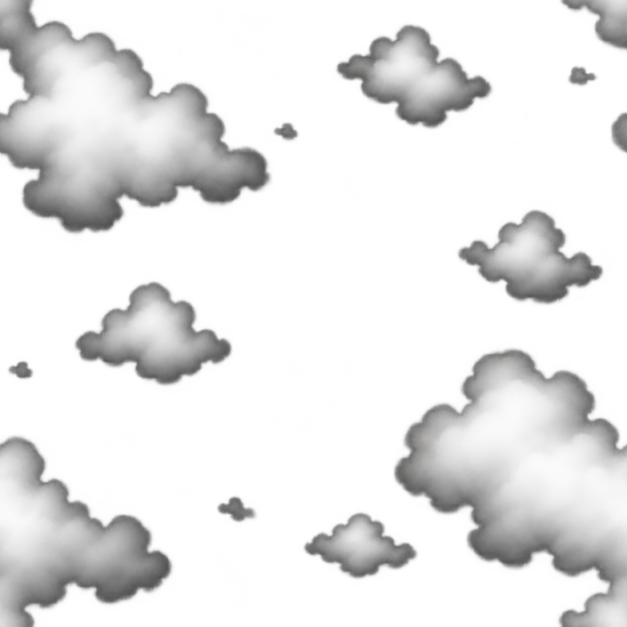
#> input picture Tools/CloudMaskSources/fair-cumulus-generated.png, 1254 x 1254 px (shown at 1/2 size)
$ python GeneratePackedCloudMask.py
#> lines starting #> are read from the running program, lines starting #| are printed output that depends on the picture; after the words box and inside, x2 and y2 are one past the last pixel; in counts of white or black regions, pixels touching at a corner belong together
"""Build the linear RGBA sky mask from art-directed source images.

R fair/cumulus, G overcast/stratus, B sparse cirrus, A broad variation.
Offline authoring only; the game never generates cloud textures at runtime.
"""
from pathlib import Path
import json
import numpy as np
from PIL import Image, ImageEnhance, ImageFilter, ImageOps

ROOT = Path(__file__).resolve().parents[1]
SOURCES = ROOT / "Tools/CloudMaskSources"
OUTPUT = ROOT / "Assets/Art/Sky/Clouds/CloudMasksPacked.png"


def authored_channel(name: str, black: int, white: int) -> Image.Image:
#> called with name = 'fair-cumulus-generated.png', black = 12, white = 215
    source = Image.open(SOURCES / name).convert("L")
    # Source generators may return 1254px. Work from a square crop, then downsample.
    side = min(source.size)
#> side = 1254
    source = source.crop(((source.width-side)//2, (source.height-side)//2,
                          (source.width+side)//2, (source.height+side)//2))
    source = source.resize((1024, 1024), Image.Resampling.LANCZOS)
#> source: PIL image 1024x1024 L
    values = np.asarray(source, dtype=np.float32)
    values = np.clip((values-black) * (255.0/max(1, white-black)), 0, 255).astype(np.uint8)
    # Shift the original border to the middle, where a narrow local repair can hide it.
    # Unlike mirrored quadrants this preserves the authored asymmetric composition.
    shifted = np.roll(values, (512, 512), axis=(0, 1))
    blurred = np.asarray(Image.fromarray(shifted, "L").filter(ImageFilter.GaussianBlur(18)), dtype=np.float32)
    coordinates = np.arange(1024, dtype=np.float32)
    distance_x = np.abs(coordinates - 512)
    distance_y = np.abs(coordinates - 512)
    seam_x = np.clip(1-distance_x/52, 0, 1)[None, :]
    seam_y = np.clip(1-distance_y/52, 0, 1)[:, None]
    seam = np.maximum(seam_x, seam_y)
    seam = seam * seam * (3-2*seam)
    periodic = shifted.astype(np.float32) * (1-seam) + blurred * seam
    periodic = np.clip(periodic, 0, 255).astype(np.uint8)
    # Exact equal boundaries avoid bilinear/mipmap seams at Repeat wrap.
    edge = ((periodic[:, 0].astype(np.uint16)+periodic[:, -1].astype(np.uint16))//2).astype(np.uint8)
#> edge = 1024 values, max 106 at index 376, min 0 at index 0, mean 3.42
    periodic[:, 0] = edge; periodic[:, -1] = edge
#> after `periodic[:, 0] = edge`:
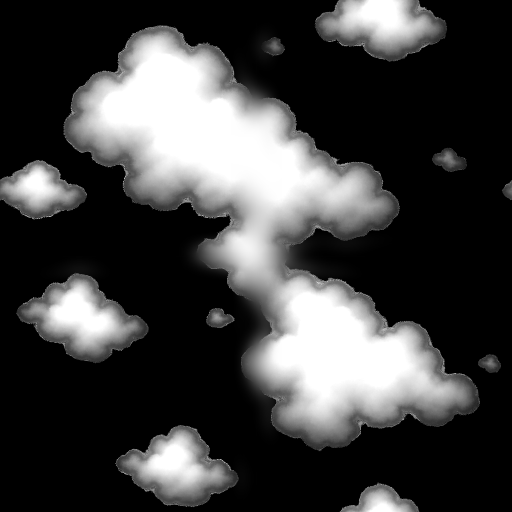
#> periodic: shape (1024, 1024) (shown at 1/2 size); min 0, max 255, mean 64.6
#> after `periodic[:, -1] = edge`: periodic: shape (1024, 1024); under 0.01% of pixels changed, all inside (x1, y1, x2, y2) = (1023, 359, 1024, 401)
    edge = ((periodic[0].astype(np.uint16)+periodic[-1].astype(np.uint16))//2).astype(np.uint8)
#> edge = 1024 values, max 255 at index 740, min 0 at index 0, mean 29.86
    periodic[0] = edge; periodic[-1] = edge
#> after `periodic[0] = edge`: periodic: shape (1024, 1024); min 0, max 255, mean 64.6
#> after `periodic[-1] = edge`: periodic: shape (1024, 1024); min 0, max 255, mean 64.6
    return Image.fromarray(periodic, "L")


fair = authored_channel("fair-cumulus-generated.png", 12, 215)
overcast = authored_channel("overcast-stratus-generated.png", 24, 210)
#> call 2 of authored_channel, with name = 'overcast-stratus-generated.png', black = 24, white = 210
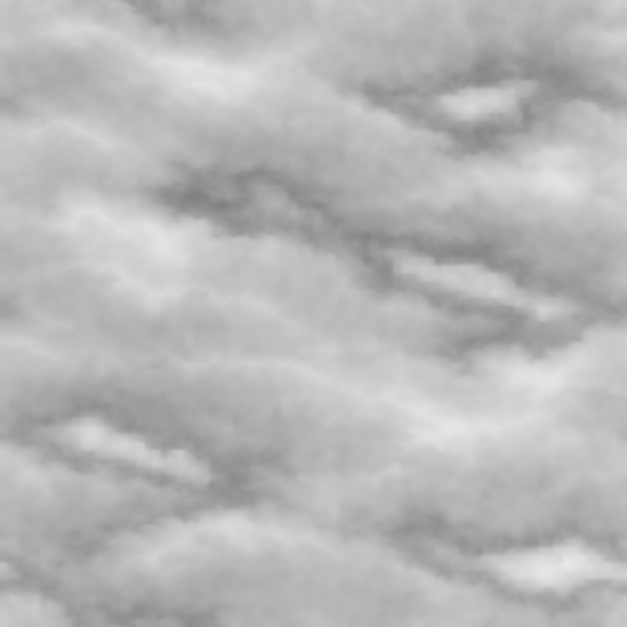
#> input picture Tools/CloudMaskSources/overcast-stratus-generated.png, 1254 x 1254 px (shown at 1/2 size)
#> in authored_channel (call 2), `blurred = np.asarray(Image.fromarray(shifted, "L").filter(ImageFilter...`:
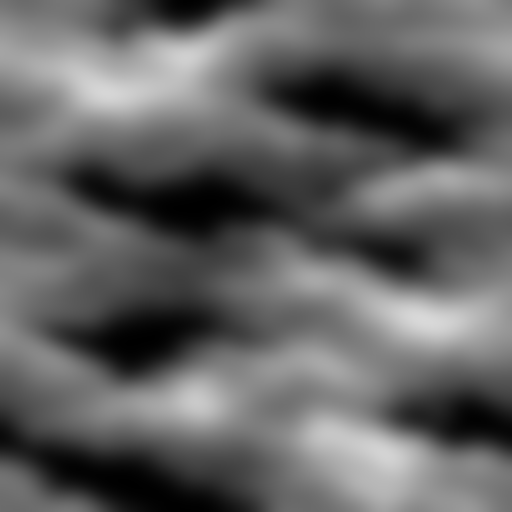
#> blurred: shape (1024, 1024) float32 (shown at 1/2 size); min 0, max 217, mean 98.9
#> in authored_channel (call 2), `edge = ((periodic[:, 0].astype(np.uint16)+periodic[:, -1].astype(np.ui..`: edge = 1024 values, max 178 at index 100, min 0 at index 854, mean 108.4
#> in authored_channel (call 2), `periodic[:, 0] = edge`: periodic: shape (1024, 1024); min 0, max 238, mean 98.9
#> in authored_channel (call 2), `periodic[:, -1] = edge`: periodic: shape (1024, 1024); min 0, max 238, mean 98.9
#> in authored_channel (call 2), `edge = ((periodic[0].astype(np.uint16)+periodic[-1].astype(np.uint16))..`: edge = 1024 values, max 158 at index 944, min 0 at index 331, mean 90.37
#> in authored_channel (call 2), `periodic[0] = edge`: periodic: shape (1024, 1024); min 0, max 238, mean 98.9
#> in authored_channel (call 2), `periodic[-1] = edge`: periodic: shape (1024, 1024); min 0, max 238, mean 98.9
cirrus = authored_channel("sparse-cirrus-generated.png", 10, 170)
#> call 3 of authored_channel, with name = 'sparse-cirrus-generated.png', black = 10, white = 170
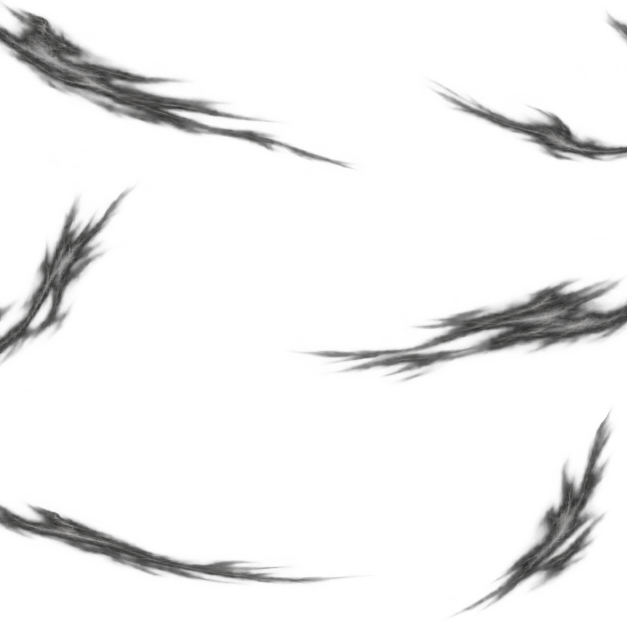
#> input picture Tools/CloudMaskSources/sparse-cirrus-generated.png, 1254 x 1254 px (shown at 1/2 size)
#> in authored_channel (call 3), `blurred = np.asarray(Image.fromarray(shifted, "L").filter(ImageFilter...`:
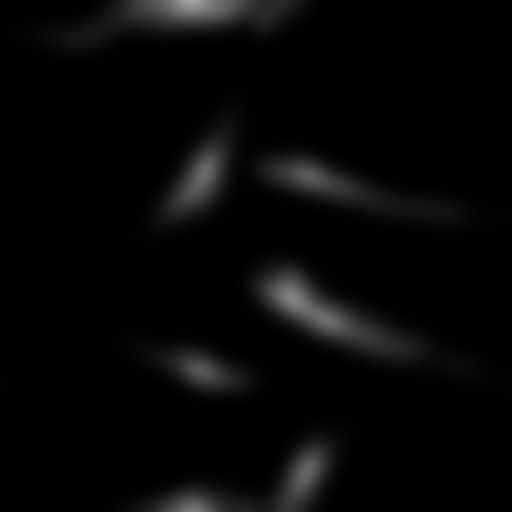
#> blurred: shape (1024, 1024) float32 (shown at 1/2 size); min 0, max 161, mean 7
#> in authored_channel (call 3), `edge = ((periodic[:, 0].astype(np.uint16)+periodic[:, -1].astype(np.ui..`: edge = 1024 values, max 35 at index 766, min 0 at index 0, mean 0.163
#> in authored_channel (call 3), `periodic[:, 0] = edge`: periodic: shape (1024, 1024); min 0, max 255, mean 7
#> in authored_channel (call 3), `periodic[:, -1] = edge`: periodic: shape (1024, 1024); min 0, max 255, mean 7
#> in authored_channel (call 3), `edge = ((periodic[0].astype(np.uint16)+periodic[-1].astype(np.uint16))..`: edge = 1024 values, max 226 at index 395, min 0 at index 0, mean 25.18
#> in authored_channel (call 3), `periodic[0] = edge`: periodic: shape (1024, 1024); min 0, max 255, mean 7
#> in authored_channel (call 3), `periodic[-1] = edge`: periodic: shape (1024, 1024); min 0, max 255, mean 7

# Remove generator speckles and retain intentional large forms.
fair = fair.filter(ImageFilter.MedianFilter(5))
overcast = overcast.filter(ImageFilter.GaussianBlur(2.0))
cirrus = cirrus.filter(ImageFilter.GaussianBlur(1.2))

fair_values = np.asarray(fair, dtype=np.uint8)
overcast_values = np.asarray(overcast, dtype=np.uint8)
cirrus_values = np.asarray(cirrus, dtype=np.uint8)
broad = Image.fromarray(np.maximum(fair_values, (overcast_values * .65).astype(np.uint8)), "L")
broad = ImageEnhance.Contrast(broad.filter(ImageFilter.GaussianBlur(26))).enhance(.7)
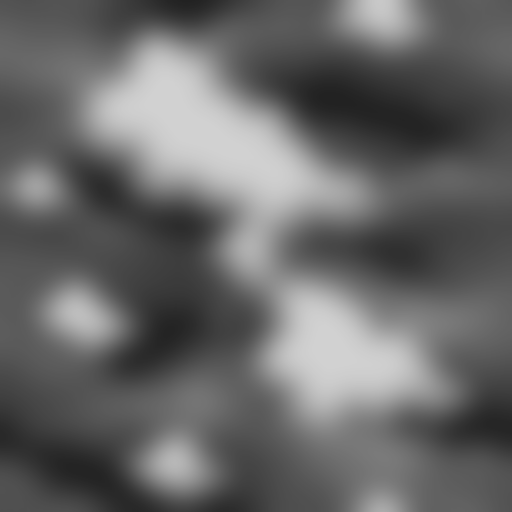
#> broad: PIL image 1024x1024 L (shown at 1/2 size); min 34, max 209, mean 103.8

rgba = Image.merge("RGBA", (fair, overcast, cirrus, broad))
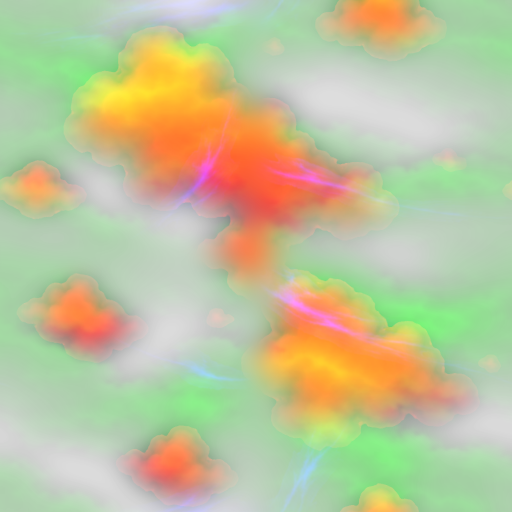
#> rgba: PIL image 1024x1024 RGBA (shown at 1/2 size); mean R, G, B, A 64.4, 98.9, 7, 103.8; transparent parts drawn white
# Filters above are deliberately non-wrapping authoring operations. Reconcile the
# final four-channel boundary once, after all of them, so every mip starts periodic.
final_values = np.asarray(rgba, dtype=np.uint8).copy()
edge = ((final_values[:, 0].astype(np.uint16)+final_values[:, -1].astype(np.uint16))//2).astype(np.uint8)
#> edge = 1024 rows, first 6: [0, 111, 0, 85], [0, 112, 0, 85], [0, 112, 0, 85], [0, 113, 0, 85], [0, 113, 0, 85], [0, 113, 0, 85]
final_values[:, 0] = edge; final_values[:, -1] = edge
#> after `final_values[:, 0] = edge`: final_values: shape (1024, 1024, 4); 0.09% of pixels changed, all inside (x1, y1, x2, y2) = (0, 0, 1, 1024)
#> after `final_values[:, -1] = edge`: final_values: shape (1024, 1024, 4); mean R, G, B, A 64.4, 98.9, 7, 103.8
edge = ((final_values[0].astype(np.uint16)+final_values[-1].astype(np.uint16))//2).astype(np.uint8)
#> edge = 1024 rows, first 6: [0, 111, 0, 83], [0, 111, 0, 81], [0, 111, 0, 81], [0, 111, 0, 81], [0, 110, 0, 81], [0, 109, 0, 81]
final_values[0] = edge; final_values[-1] = edge
#> after `final_values[0] = edge`: final_values: shape (1024, 1024, 4); mean R, G, B, A 64.4, 98.9, 7, 103.8
rgba = Image.fromarray(final_values, "RGBA")
OUTPUT.parent.mkdir(parents=True, exist_ok=True)
rgba.save(OUTPUT, optimize=True)

array = np.asarray(rgba)
edge_error = max(
    int(np.abs(array[:, 0].astype(int)-array[:, -1].astype(int)).max()),
    int(np.abs(array[0].astype(int)-array[-1].astype(int)).max()))
#> edge_error = 0
stats = {
    "size": list(rgba.size), "edgeMaxDifference": edge_error,
    "channelMean": [round(float(array[..., i].mean()), 3) for i in range(4)],
    "channelCoverageAbove128": [round(float((array[..., i] > 128).mean()), 4) for i in range(4)],
    "packing": {"R": "fair/cumulus", "G": "overcast/stratus",
                "B": "sparse cirrus", "A": "broad lighting variation"}
}
(OUTPUT.with_suffix(".stats.json")).write_text(json.dumps(stats, indent=2)+"\n", encoding="utf-8")
if edge_error != 0:
    raise RuntimeError("Packed cloud texture is not seamless: " + str(edge_error))
print(json.dumps(stats, indent=2))
#> (printed output is left out)
